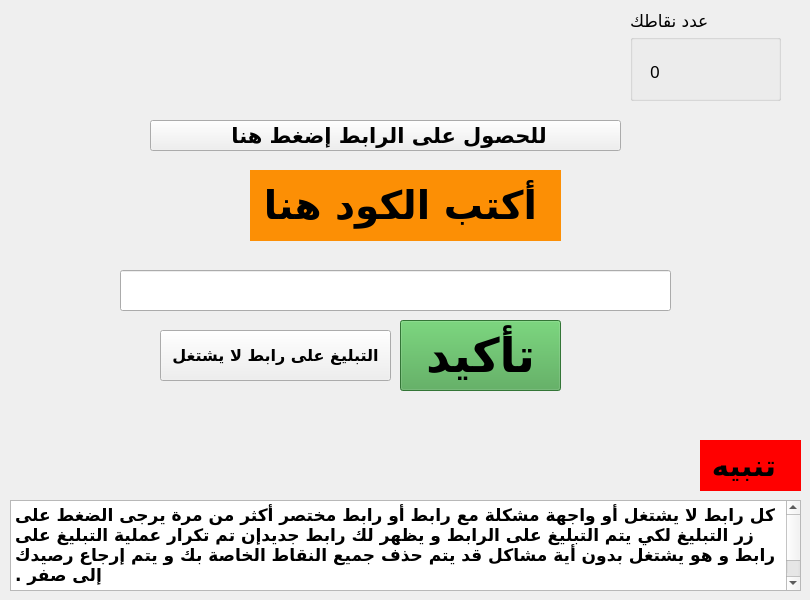
      <widget class="QWidget" name="tab_7">
       <attribute name="title">
        <string>تبادل الزيارات</string>
       </attribute>
       <widget class="QLabel" name="label_17">
        <property name="geometry">
         <rect>
          <x>700</x>
          <y>440</y>
          <width>101</width>
          <height>51</height>
         </rect>
        </property>
        <property name="font">
         <font>
          <family>GE SS Unique Light</family>
          <pointsize>22</pointsize>
          <weight>75</weight>
          <bold>true</bold>
         </font>
        </property>
        <property name="styleSheet">
         <string notr="true">background-color: rgb(255, 0, 0);</string>
        </property>
        <property name="text">
         <string> تنبيه</string>
        </property>
        <property name="indent">
         <number>15</number>
        </property>
       </widget>
       <widget class="QPlainTextEdit" name="plainTextEdit_4">
        <property name="geometry">
         <rect>
          <x>10</x>
          <y>500</y>
          <width>791</width>
          <height>91</height>
         </rect>
        </property>
        <property name="font">
         <font>
          <family>GE SS Unique Light</family>
          <pointsize>13</pointsize>
          <weight>75</weight>
          <bold>true</bold>
         </font>
        </property>
        <property name="styleSheet">
         <string notr="true"/>
        </property>
        <property name="readOnly">
         <bool>true</bool>
        </property>
        <property name="plainText">
         <string>كل رابط لا يشتغل أو واجهة مشكلة مع رابط أو رابط مختصر أكثر من مرة يرجى الضغط على زر التبليغ لكي يتم التبليغ على الرابط و يظهر لك رابط جديدإن تم تكرار عملية التبليغ على رابط و هو يشتغل بدون أية مشاكل قد يتم حذف جميع النقاط الخاصة بك و يتم إرجاع رصيدك إلى صفر .</string>
        </property>
       </widget>
       <widget class="QPushButton" name="pushButton_29">
        <property name="geometry">
         <rect>
          <x>150</x>
          <y>120</y>
          <width>471</width>
          <height>31</height>
         </rect>
        </property>
        <property name="font">
         <font>
          <family>GE SS Unique Light</family>
          <pointsize>16</pointsize>
          <weight>75</weight>
          <bold>true</bold>
         </font>
        </property>
        <property name="text">
         <string> للحصول على الرابط إضغط هنا</string>
        </property>
       </widget>
       <widget class="QLabel" name="label_16">
        <property name="geometry">
         <rect>
          <x>250</x>
          <y>170</y>
          <width>311</width>
          <height>71</height>
         </rect>
        </property>
        <property name="font">
         <font>
          <family>GE SS Unique Light</family>
          <pointsize>29</pointsize>
          <weight>75</weight>
          <bold>true</bold>
         </font>
        </property>
        <property name="styleSheet">
         <string notr="true">background-color: rgb(252, 143, 5);</string>
        </property>
        <property name="text">
         <string>أكتب الكود هنا</string>
        </property>
        <property name="indent">
         <number>24</number>
        </property>
       </widget>
       <widget class="QLineEdit" name="lineEdit_8">
        <property name="geometry">
         <rect>
          <x>120</x>
          <y>270</y>
          <width>551</width>
          <height>41</height>
         </rect>
        </property>
        <property name="font">
         <font>
          <family>Lucida Console</family>
          <pointsize>18</pointsize>
          <weight>75</weight>
          <bold>true</bold>
         </font>
        </property>
        <property name="text">
         <string/>
        </property>
       </widget>
       <widget class="QPushButton" name="pushButton_30">
        <property name="geometry">
         <rect>
          <x>400</x>
          <y>320</y>
          <width>161</width>
          <height>71</height>
         </rect>
        </property>
        <property name="font">
         <font>
          <family>GE SS Unique Light</family>
          <pointsize>35</pointsize>
          <weight>75</weight>
          <bold>true</bold>
         </font>
        </property>
        <property name="toolTipDuration">
         <number>-1</number>
        </property>
        <property name="styleSheet">
         <string notr="true">background-color: rgb(72, 164, 76);</string>
        </property>
        <property name="text">
         <string>تأكيد</string>
        </property>
       </widget>
       <widget class="QGroupBox" name="groupBox_4">
        <property name="geometry">
         <rect>
          <x>630</x>
          <y>10</y>
          <width>151</width>
          <height>91</height>
         </rect>
        </property>
        <property name="font">
         <font>
          <family>GE SS Unique Light</family>
          <pointsize>13</pointsize>
         </font>
        </property>
        <property name="title">
         <string>عدد نقاطك</string>
        </property>
        <widget class="QLabel" name="label_18">
         <property name="geometry">
          <rect>
           <x>20</x>
           <y>50</y>
           <width>121</width>
           <height>21</height>
          </rect>
         </property>
         <property name="font">
          <font>
           <family>Microsoft YaHei</family>
           <pointsize>13</pointsize>
          </font>
         </property>
         <property name="text">
          <string>0</string>
         </property>
        </widget>
       </widget>
       <widget class="QPushButton" name="pushButton_31">
        <property name="geometry">
         <rect>
          <x>160</x>
          <y>330</y>
          <width>231</width>
          <height>51</height>
         </rect>
        </property>
        <property name="font">
         <font>
          <family>GE SS Unique Light</family>
          <pointsize>12</pointsize>
          <weight>75</weight>
          <bold>true</bold>
         </font>
        </property>
        <property name="text">
         <string>التبليغ على رابط لا يشتغل</string>
        </property>
       </widget>
      </widget>
